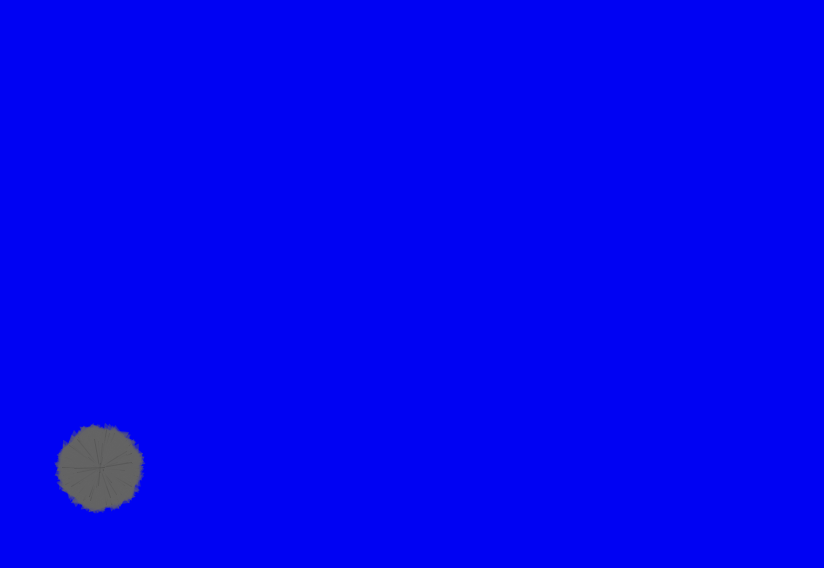
Frame 1 (no input)
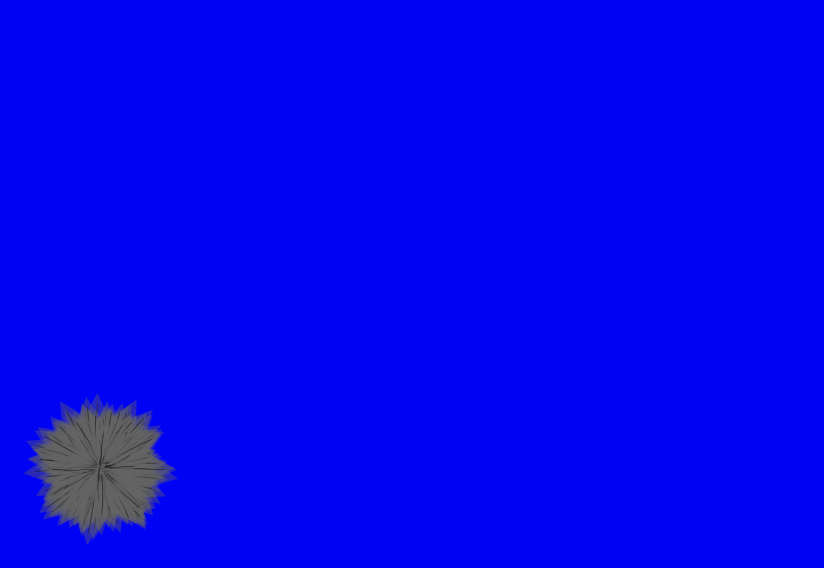
Frame 60 (the mouse pressed at the canvas centre just before this capture)
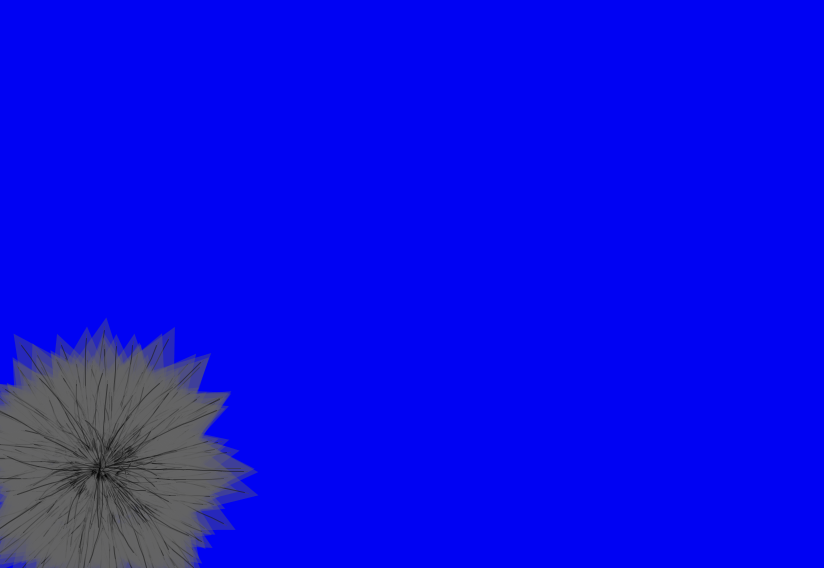
Frame 120 (the mouse held since frame 60 and released just before this capture)

The Processing sketch that drew these frames (run headless with seeded random() and noise(); from frame 60 on, the mouse is pressed at the canvas centre):

// Processing sketch: processing_142705
// ── processing_142705.pde

Particle[] particles = new Particle[1000];
boolean saving = false;

void setup() {
  size(824, 568);
  smooth();
  
  // create particles
  for (int i = 0; i < particles.length; i++) {
    particles[i] = new Particle(new PVector(100, height-100));
  }
}

void draw() {
  background(755);
  // draw the particles
  for (int i = 0; i < particles.length; i++) {
    particles[i].update();
    particles[i].draw();
  }
}



// ---------------
// Particle.pde
// Based on the Particle class from: http://www.shiffman.net/teaching/nature/particles/
// ---------------
class Particle {
  PVector loc;
  PVector vel;
  PVector acc;

  PVector[] hist;
  int counter = 0;
  
  // create the particle
  Particle(PVector l) {
    float randmin = -HALF_PI;
    float randmax = 80;
    
    float r = random(0, TWO_PI);
    float x = cos(r);
    float y = sin(r);
    acc = new PVector(x / 250, y / 250);

    float q = random(0, 1);
    r = random(randmin, randmax);
    x = cos(r) * q;
    y = sin(r) * q;
    vel = new PVector(x, y);
    loc = l.get();    
    hist = new PVector[1000];
  }

  // update location
  void update() {
    vel.add(acc);
    loc.add(vel);
    // save location every 10 frames
    if (frameCount % 10 == 0 && counter < hist.length) {
      hist[counter] = loc.get();
      counter++;
    }
  }

  // draw particle
  void draw() {
    fill(300,150);
    drawArrowHead(vel,loc,10);
    noFill();
    // draw history path
    stroke(0, 100);
    beginShape();
    for (int i=0; i < counter; i++) {
      vertex(hist[i].x,hist[i].y);
    }
    if (counter > 0) vertex(loc.x, loc.y);
    endShape();
  }
  
  
   void drawArrowHead (PVector v, PVector loc, float scale) {
    pushMatrix();
    float arrowsize = 50;
    // Translate to location to render vector
    translate(loc.x, loc.y);
    
    // rotate to heading
    rotate(v.heading2D());

    // Calculate length of vector & scale it to be bigger or smaller if necessary
    float len = v.mag()*scale;
    arrowsize = map(len, 0, 10, 0, 1) * arrowsize;

    // Draw point
    stroke(50, 100);
    fill(100, 100);
    line(4,0,len-arrowsize,0);
    noStroke();
    beginShape();
    vertex(len,0);
    vertex(len-arrowsize,+arrowsize/2);
    vertex(len-arrowsize,-arrowsize/2);
    endShape(CLOSE);
    popMatrix();
  }
}
